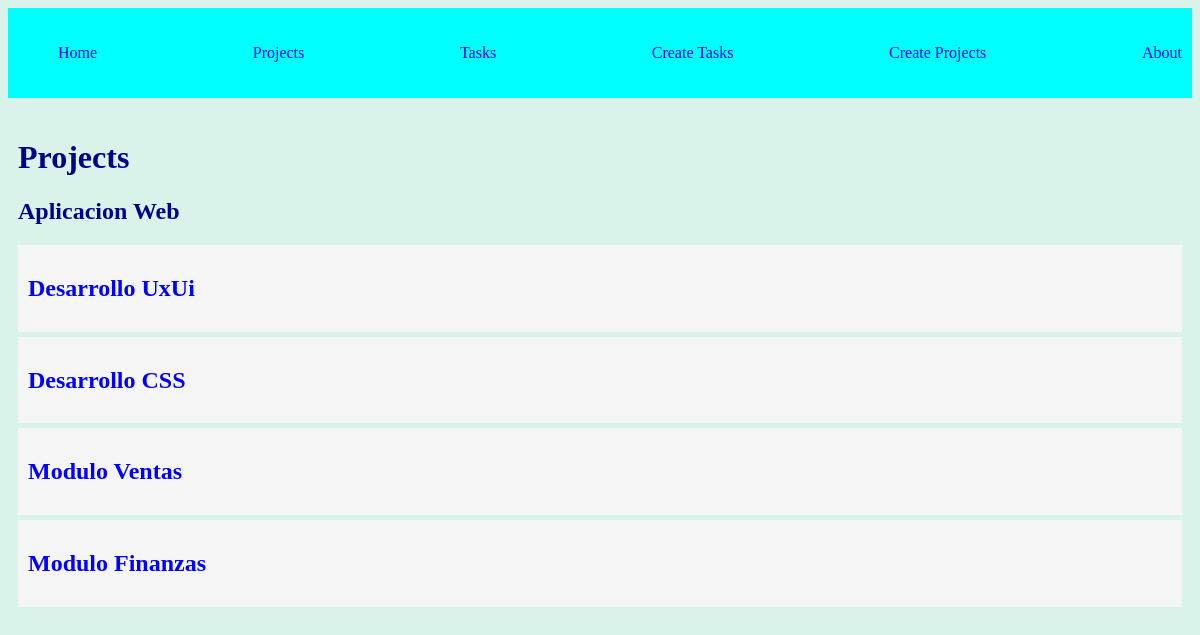
/projects/1, run on the app's committed database.
### prueba_app/models.py (models this page shows, shortened)
class Project(models.Model):
    name = models.CharField(max_length=200)
    def __str__(self):
        return self.name

class Task(models.Model):
    title = models.CharField(max_length=200)
    description = models.TextField()
    project = models.ForeignKey(Project, on_delete=models.CASCADE)
    done = models.BooleanField(default=False)

### prueba_app/views.py (the view)
# urls.py: path('projects/<int:id>', views.project_detail, name='project_detail'),
def project_detail(request, id):
    project = get_object_or_404(Project, id=id)
    tasks = Task.objects.filter(project_id=id)
    return render(request, 'projects/detail.html', {
        'project': project,
        'tasks': tasks
    })

### prueba_app/templates/projects/detail.html
{% extends 'base.html' %}
{% block content %}
<h1>Projects</h1>
    <h2>{{ project }}</h2>
    {% for task in tasks %}
        <div class="card">
            <h2>
                {{task.title}}
            </h2>
        </div>
    {% endfor %}
{% endblock %}

### prueba_app/static/styles/style.css (style rules this page uses)
body { background-color: rgb(217, 243, 234); color: darkblue; }
.card { background: whitesmoke; color: blue; padding: 10px; margin-bottom: 5px; }

### data on the page
Project: name "Aplicacion Web"
Task: title "Desarrollo UxUi"
Task: title "Desarrollo CSS"
Task: title "Modulo Ventas"
Task: title "Modulo Finanzas"
